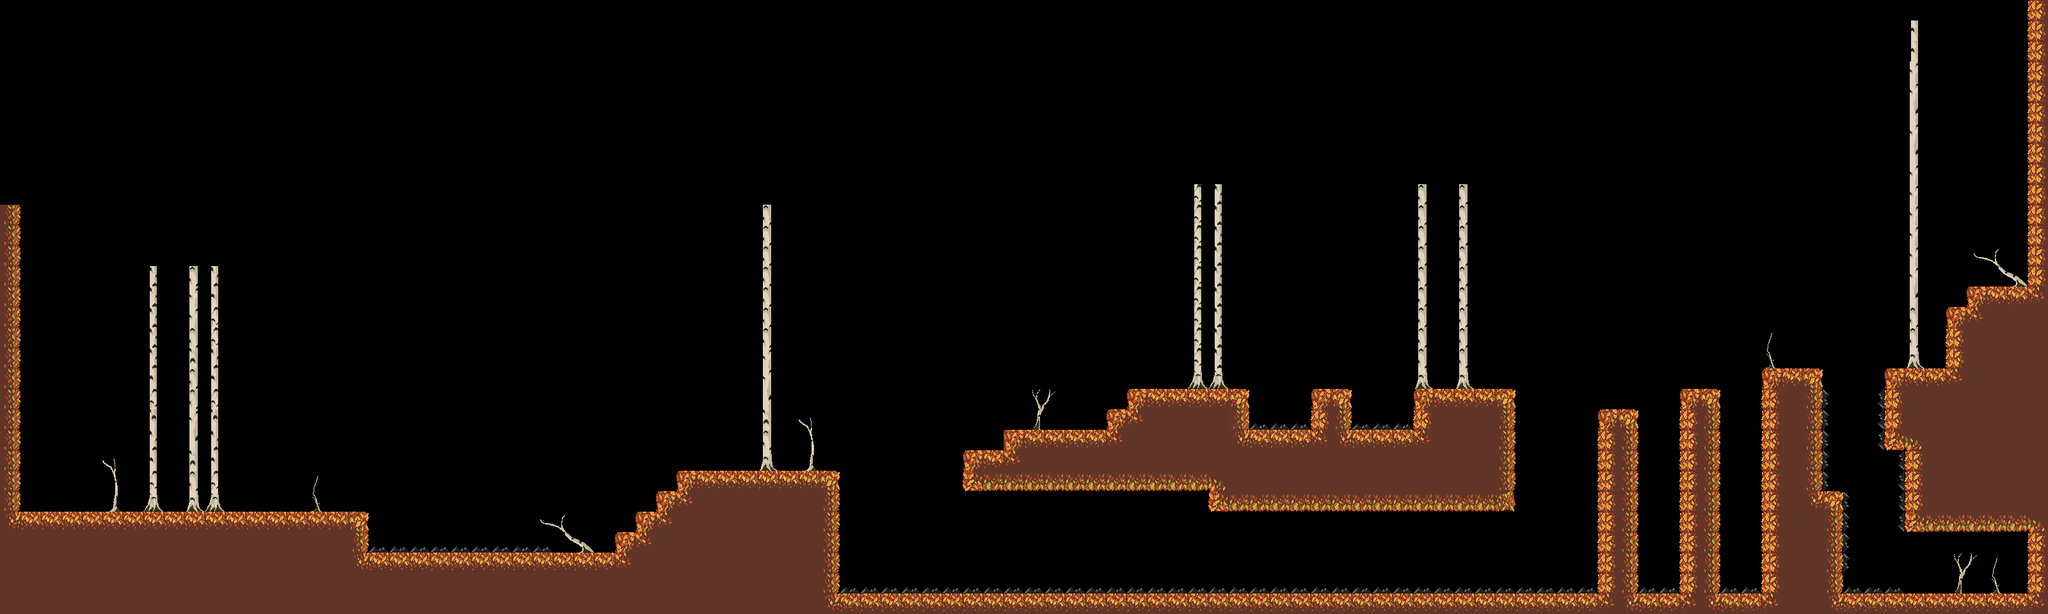

This game map was drawn from its Tiled (.tmx) file and the tilesets committed beside it. A one-line description and the trimmed map source follow:
An orthogonal 100x30 tile map with 32x32 px tiles, 4 tile layers (Background Blocks, Main Blocks, Spikes, Trees), 2 tilesets and 42 objects.

<map version="1.9" tiledversion="1.9.1" orientation="orthogonal" renderorder="right-down" width="100" height="30" tilewidth="32" tileheight="32" infinite="0" nextlayerid="11" nextobjectid="60">
 <editorsettings>
  <export target="map.lua" format="lua" />
 </editorsettings>
 <tileset firstgid="1" name="Fall Tileset" tilewidth="32" tileheight="32" tilecount="156" columns="12">
  <image source="fall_tileset.png" width="384" height="416" />
 </tileset>
 <tileset firstgid="157" name="Spike Tile" tilewidth="32" tileheight="32" tilecount="3" columns="3">
  <image source="spike.png" width="96" height="32" />
 </tileset>
 <objectgroup id="10" name="Text" locked="1">
  <object id="56" x="384" y="704" width="192" height="32" />
  <object id="57" x="1280" y="576" width="192" height="64" />
  <object id="59" x="3008" y="832" width="128" height="32" />
 </objectgroup>
 <objectgroup id="2" name="Solid Colliders" locked="1">
  <object id="1" x="0" y="800" width="576" height="160" />
  <object id="9" x="576" y="864" width="736" height="96" />
  <object id="13" x="1056" y="736" width="256" height="128" />
  <object id="14" x="960" y="832" width="96" height="32" />
  <object id="15" x="992" y="800" width="64" />
  <object id="16" x="1024" y="768" width="32" height="32" />
  <object id="22" x="2208" y="608" width="160" height="192" />
  <object id="23" x="2048" y="608" width="64" height="192" />
  <object id="24" x="2112" y="672" width="96" height="128" />
  <object id="25" x="1952" y="672" width="96" height="128" />
  <object id="26" x="1888" y="608" width="64" height="192" />
  <object id="27" x="1760" y="608" width="128" height="160" />
  <object id="28" x="1728" y="640" width="32" height="128" />
  <object id="29" x="1568" y="672" width="160" height="96" />
  <object id="30" x="1504" y="704" width="64" height="64" />
  <object id="31" x="1312" y="928" width="1888" height="32" />
  <object id="32" x="992" y="800" width="64" height="32" />
  <object id="43" x="2496" y="640" width="64" height="288" />
  <object id="44" x="2624" y="608" width="64" height="320" />
  <object id="45" x="2752" y="576" width="96" height="352" />
  <object id="46" x="2848" y="768" width="32" height="160" />
  <object id="48" x="3168" y="0" width="32" height="928" />
  <object id="49" x="3072" y="448" width="96" height="384" />
  <object id="50" x="3040" y="480" width="32" height="352" />
  <object id="51" x="2976" y="576" width="64" height="256" />
  <object id="52" x="2944" y="576" width="32" height="128" />
  <object id="53" x="0" y="320" width="32" height="480" />
 </objectgroup>
 <objectgroup id="6" name="Spike Colliders" locked="1">
  <object id="12" x="576" y="855" width="287" height="8" />
  <object id="18" x="1313" y="917" width="1183" height="12" />
  <object id="19" x="1953" y="662" width="96" height="10" />
  <object id="21" x="2113" y="661" width="95" height="11" />
  <object id="34" x="2560" y="920" width="64" height="8" />
  <object id="35" x="2688" y="920" width="64" height="8" />
  <object id="37" x="2848" y="608" width="8" height="160" />
  <object id="38" x="2936" y="608" width="8" height="96" />
  <object id="39" x="2968" y="704" width="8" height="128" />
  <object id="40" x="2880" y="768" width="8" height="128" />
  <object id="42" x="2880" y="920" width="96" height="8" />
 </objectgroup>
 <objectgroup id="3" name="Player Spawn" locked="1">
  <object id="8" x="64" y="768" width="32" height="32" />
 </objectgroup>
 <layer id="9" name="Background Blocks" width="100" height="30" locked="1">
  <data>[3000 cells, 2 non-empty, 1 distinct tile ids]</data>
 </layer>
 <layer id="1" name="Main Blocks" width="100" height="30" locked="1" opacity="0.98">
  <data>[3000 cells, 564 non-empty, 12 distinct tile ids]</data>
 </layer>
 <layer id="5" name="Spikes" width="100" height="30" locked="1">
  <data>[3000 cells, 75 non-empty, 3 distinct tile ids]</data>
 </layer>
 <layer id="7" name="Trees" width="100" height="30">
  <data>[3000 cells, 132 non-empty, 22 distinct tile ids]</data>
 </layer>
</map>